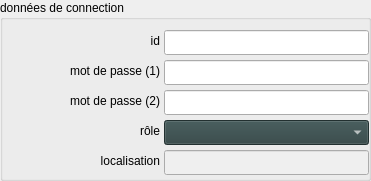
      <widget class="QGroupBox" name="groupBox_2">
       <property name="geometry">
        <rect>
         <x>400</x>
         <y>139</y>
         <width>371</width>
         <height>181</height>
        </rect>
       </property>
       <property name="font">
        <font>
         <weight>50</weight>
         <italic>false</italic>
         <bold>false</bold>
        </font>
       </property>
       <property name="title">
        <string>données de connection</string>
       </property>
       <widget class="QLabel" name="label_role">
        <property name="geometry">
         <rect>
          <x>30</x>
          <y>120</y>
          <width>130</width>
          <height>21</height>
         </rect>
        </property>
        <property name="text">
         <string>rôle</string>
        </property>
        <property name="alignment">
         <set>Qt::AlignRight|Qt::AlignTrailing|Qt::AlignVCenter</set>
        </property>
       </widget>
       <widget class="YerothComboBox" name="comboBox_modifier_utilisateur_role">
        <property name="geometry">
         <rect>
          <x>164</x>
          <y>120</y>
          <width>205</width>
          <height>25</height>
         </rect>
        </property>
        <property name="palette">
         <palette>
          <active>
           <colorrole role="WindowText">
            <brush brushstyle="SolidPattern">
             <color alpha="255">
              <red>255</red>
              <green>255</green>
              <blue>255</blue>
             </color>
            </brush>
           </colorrole>
           <colorrole role="Button">
            <brush brushstyle="SolidPattern">
             <color alpha="255">
              <red>47</red>
              <green>67</green>
              <blue>67</blue>
             </color>
            </brush>
           </colorrole>
           <colorrole role="Light">
            <brush brushstyle="SolidPattern">
             <color alpha="255">
              <red>70</red>
              <green>100</green>
              <blue>100</blue>
             </color>
            </brush>
           </colorrole>
           <colorrole role="Midlight">
            <brush brushstyle="SolidPattern">
             <color alpha="255">
              <red>58</red>
              <green>83</green>
              <blue>83</blue>
             </color>
            </brush>
           </colorrole>
           <colorrole role="Dark">
            <brush brushstyle="SolidPattern">
             <color alpha="255">
              <red>23</red>
              <green>33</green>
              <blue>33</blue>
             </color>
            </brush>
           </colorrole>
           <colorrole role="Mid">
            <brush brushstyle="SolidPattern">
             <color alpha="255">
              <red>31</red>
              <green>44</green>
              <blue>44</blue>
             </color>
            </brush>
           </colorrole>
           <colorrole role="Text">
            <brush brushstyle="SolidPattern">
             <color alpha="255">
              <red>255</red>
              <green>255</green>
              <blue>255</blue>
             </color>
            </brush>
           </colorrole>
           <colorrole role="BrightText">
            <brush brushstyle="SolidPattern">
             <color alpha="255">
              <red>255</red>
              <green>255</green>
              <blue>255</blue>
             </color>
            </brush>
           </colorrole>
           <colorrole role="ButtonText">
            <brush brushstyle="SolidPattern">
             <color alpha="255">
              <red>255</red>
              <green>255</green>
              <blue>255</blue>
             </color>
            </brush>
           </colorrole>
           <colorrole role="Base">
            <brush brushstyle="SolidPattern">
             <color alpha="255">
              <red>0</red>
              <green>0</green>
              <blue>0</blue>
             </color>
            </brush>
           </colorrole>
           <colorrole role="Window">
            <brush brushstyle="SolidPattern">
             <color alpha="255">
              <red>47</red>
              <green>67</green>
              <blue>67</blue>
             </color>
            </brush>
           </colorrole>
           <colorrole role="Shadow">
            <brush brushstyle="SolidPattern">
             <color alpha="255">
              <red>0</red>
              <green>0</green>
              <blue>0</blue>
             </color>
            </brush>
           </colorrole>
           <colorrole role="AlternateBase">
            <brush brushstyle="SolidPattern">
             <color alpha="255">
              <red>23</red>
              <green>33</green>
              <blue>33</blue>
             </color>
            </brush>
           </colorrole>
           <colorrole role="ToolTipBase">
            <brush brushstyle="SolidPattern">
             <color alpha="255">
              <red>255</red>
              <green>255</green>
              <blue>220</blue>
             </color>
            </brush>
           </colorrole>
           <colorrole role="ToolTipText">
            <brush brushstyle="SolidPattern">
             <color alpha="255">
              <red>0</red>
              <green>0</green>
              <blue>0</blue>
             </color>
            </brush>
           </colorrole>
          </active>
          <inactive>
           <colorrole role="WindowText">
            <brush brushstyle="SolidPattern">
             <color alpha="255">
              <red>255</red>
              <green>255</green>
              <blue>255</blue>
             </color>
            </brush>
           </colorrole>
           <colorrole role="Button">
            <brush brushstyle="SolidPattern">
             <color alpha="255">
              <red>47</red>
              <green>67</green>
              <blue>67</blue>
             </color>
            </brush>
           </colorrole>
           <colorrole role="Light">
            <brush brushstyle="SolidPattern">
             <color alpha="255">
              <red>70</red>
              <green>100</green>
              <blue>100</blue>
             </color>
            </brush>
           </colorrole>
           <colorrole role="Midlight">
            <brush brushstyle="SolidPattern">
             <color alpha="255">
              <red>58</red>
              <green>83</green>
              <blue>83</blue>
             </color>
            </brush>
           </colorrole>
           <colorrole role="Dark">
            <brush brushstyle="SolidPattern">
             <color alpha="255">
              <red>23</red>
              <green>33</green>
              <blue>33</blue>
             </color>
            </brush>
           </colorrole>
           <colorrole role="Mid">
            <brush brushstyle="SolidPattern">
             <color alpha="255">
              <red>31</red>
              <green>44</green>
              <blue>44</blue>
             </color>
            </brush>
           </colorrole>
           <colorrole role="Text">
            <brush brushstyle="SolidPattern">
             <color alpha="255">
              <red>255</red>
              <green>255</green>
              <blue>255</blue>
             </color>
            </brush>
           </colorrole>
           <colorrole role="BrightText">
            <brush brushstyle="SolidPattern">
             <color alpha="255">
              <red>255</red>
              <green>255</green>
              <blue>255</blue>
             </color>
            </brush>
           </colorrole>
           <colorrole role="ButtonText">
            <brush brushstyle="SolidPattern">
             <color alpha="255">
              <red>255</red>
              <green>255</green>
              <blue>255</blue>
             </color>
            </brush>
           </colorrole>
           <colorrole role="Base">
            <brush brushstyle="SolidPattern">
             <color alpha="255">
              <red>0</red>
              <green>0</green>
              <blue>0</blue>
             </color>
            </brush>
           </colorrole>
           <colorrole role="Window">
            <brush brushstyle="SolidPattern">
             <color alpha="255">
              <red>47</red>
              <green>67</green>
              <blue>67</blue>
             </color>
            </brush>
           </colorrole>
           <colorrole role="Shadow">
            <brush brushstyle="SolidPattern">
             <color alpha="255">
              <red>0</red>
              <green>0</green>
              <blue>0</blue>
             </color>
            </brush>
           </colorrole>
           <colorrole role="AlternateBase">
            <brush brushstyle="SolidPattern">
             <color alpha="255">
              <red>23</red>
              <green>33</green>
              <blue>33</blue>
             </color>
            </brush>
           </colorrole>
           <colorrole role="ToolTipBase">
            <brush brushstyle="SolidPattern">
             <color alpha="255">
              <red>255</red>
              <green>255</green>
              <blue>220</blue>
             </color>
            </brush>
           </colorrole>
           <colorrole role="ToolTipText">
            <brush brushstyle="SolidPattern">
             <color alpha="255">
              <red>0</red>
              <green>0</green>
              <blue>0</blue>
             </color>
            </brush>
           </colorrole>
          </inactive>
          <disabled>
           <colorrole role="WindowText">
            <brush brushstyle="SolidPattern">
             <color alpha="255">
              <red>23</red>
              <green>33</green>
              <blue>33</blue>
             </color>
            </brush>
           </colorrole>
           <colorrole role="Button">
            <brush brushstyle="SolidPattern">
             <color alpha="255">
              <red>47</red>
              <green>67</green>
              <blue>67</blue>
             </color>
            </brush>
           </colorrole>
           <colorrole role="Light">
            <brush brushstyle="SolidPattern">
             <color alpha="255">
              <red>70</red>
              <green>100</green>
              <blue>100</blue>
             </color>
            </brush>
           </colorrole>
           <colorrole role="Midlight">
            <brush brushstyle="SolidPattern">
             <color alpha="255">
              <red>58</red>
              <green>83</green>
              <blue>83</blue>
             </color>
            </brush>
           </colorrole>
           <colorrole role="Dark">
            <brush brushstyle="SolidPattern">
             <color alpha="255">
              <red>23</red>
              <green>33</green>
              <blue>33</blue>
             </color>
            </brush>
           </colorrole>
           <colorrole role="Mid">
            <brush brushstyle="SolidPattern">
             <color alpha="255">
              <red>31</red>
              <green>44</green>
              <blue>44</blue>
             </color>
            </brush>
           </colorrole>
           <colorrole role="Text">
            <brush brushstyle="SolidPattern">
             <color alpha="255">
              <red>23</red>
              <green>33</green>
              <blue>33</blue>
             </color>
            </brush>
           </colorrole>
           <colorrole role="BrightText">
            <brush brushstyle="SolidPattern">
             <color alpha="255">
              <red>255</red>
              <green>255</green>
              <blue>255</blue>
             </color>
            </brush>
           </colorrole>
           <colorrole role="ButtonText">
            <brush brushstyle="SolidPattern">
             <color alpha="255">
              <red>23</red>
              <green>33</green>
              <blue>33</blue>
             </color>
            </brush>
           </colorrole>
           <colorrole role="Base">
            <brush brushstyle="SolidPattern">
             <color alpha="255">
              <red>47</red>
              <green>67</green>
              <blue>67</blue>
             </color>
            </brush>
           </colorrole>
           <colorrole role="Window">
            <brush brushstyle="SolidPattern">
             <color alpha="255">
              <red>47</red>
              <green>67</green>
              <blue>67</blue>
             </color>
            </brush>
           </colorrole>
           <colorrole role="Shadow">
            <brush brushstyle="SolidPattern">
             <color alpha="255">
              <red>0</red>
              <green>0</green>
              <blue>0</blue>
             </color>
            </brush>
           </colorrole>
           <colorrole role="AlternateBase">
            <brush brushstyle="SolidPattern">
             <color alpha="255">
              <red>47</red>
              <green>67</green>
              <blue>67</blue>
             </color>
            </brush>
           </colorrole>
           <colorrole role="ToolTipBase">
            <brush brushstyle="SolidPattern">
             <color alpha="255">
              <red>255</red>
              <green>255</green>
              <blue>220</blue>
             </color>
            </brush>
           </colorrole>
           <colorrole role="ToolTipText">
            <brush brushstyle="SolidPattern">
             <color alpha="255">
              <red>0</red>
              <green>0</green>
              <blue>0</blue>
             </color>
            </brush>
           </colorrole>
          </disabled>
         </palette>
        </property>
        <property name="font">
         <font>
          <weight>50</weight>
          <bold>false</bold>
         </font>
        </property>
       </widget>
       <widget class="QLabel" name="label_localisation">
        <property name="geometry">
         <rect>
          <x>30</x>
          <y>150</y>
          <width>130</width>
          <height>21</height>
         </rect>
        </property>
        <property name="text">
         <string>localisation</string>
        </property>
        <property name="alignment">
         <set>Qt::AlignRight|Qt::AlignTrailing|Qt::AlignVCenter</set>
        </property>
       </widget>
       <widget class="QLabel" name="label_id">
        <property name="geometry">
         <rect>
          <x>30</x>
          <y>30</y>
          <width>130</width>
          <height>21</height>
         </rect>
        </property>
        <property name="text">
         <string>id</string>
        </property>
        <property name="alignment">
         <set>Qt::AlignRight|Qt::AlignTrailing|Qt::AlignVCenter</set>
        </property>
       </widget>
       <widget class="YerothLineEdit" name="lineEdit_modifier_utilisateur_id">
        <property name="geometry">
         <rect>
          <x>164</x>
          <y>30</y>
          <width>205</width>
          <height>25</height>
         </rect>
        </property>
        <property name="font">
         <font>
          <weight>50</weight>
          <bold>false</bold>
         </font>
        </property>
       </widget>
       <widget class="QLabel" name="label_mot_passe_1">
        <property name="geometry">
         <rect>
          <x>30</x>
          <y>60</y>
          <width>130</width>
          <height>21</height>
         </rect>
        </property>
        <property name="text">
         <string>mot de passe (1)</string>
        </property>
        <property name="alignment">
         <set>Qt::AlignRight|Qt::AlignTrailing|Qt::AlignVCenter</set>
        </property>
       </widget>
       <widget class="YerothLineEdit" name="lineEdit_modifier_utilisateur_mot_passe_1">
        <property name="geometry">
         <rect>
          <x>164</x>
          <y>60</y>
          <width>205</width>
          <height>25</height>
         </rect>
        </property>
        <property name="font">
         <font>
          <weight>50</weight>
          <bold>false</bold>
         </font>
        </property>
       </widget>
       <widget class="QLabel" name="label_mot_passe_2">
        <property name="geometry">
         <rect>
          <x>30</x>
          <y>90</y>
          <width>130</width>
          <height>21</height>
         </rect>
        </property>
        <property name="text">
         <string>mot de passe (2)</string>
        </property>
        <property name="alignment">
         <set>Qt::AlignRight|Qt::AlignTrailing|Qt::AlignVCenter</set>
        </property>
       </widget>
       <widget class="YerothLineEdit" name="lineEdit_modifier_utilisateur_mot_passe_2">
        <property name="geometry">
         <rect>
          <x>164</x>
          <y>90</y>
          <width>205</width>
          <height>25</height>
         </rect>
        </property>
        <property name="font">
         <font>
          <weight>50</weight>
          <bold>false</bold>
         </font>
        </property>
       </widget>
       <widget class="YerothLineEdit" name="lineEdit_modifier_utilisateur_localisation">
        <property name="enabled">
         <bool>false</bool>
        </property>
        <property name="geometry">
         <rect>
          <x>164</x>
          <y>150</y>
          <width>205</width>
          <height>25</height>
         </rect>
        </property>
        <property name="font">
         <font>
          <weight>50</weight>
          <bold>false</bold>
         </font>
        </property>
       </widget>
      </widget>
